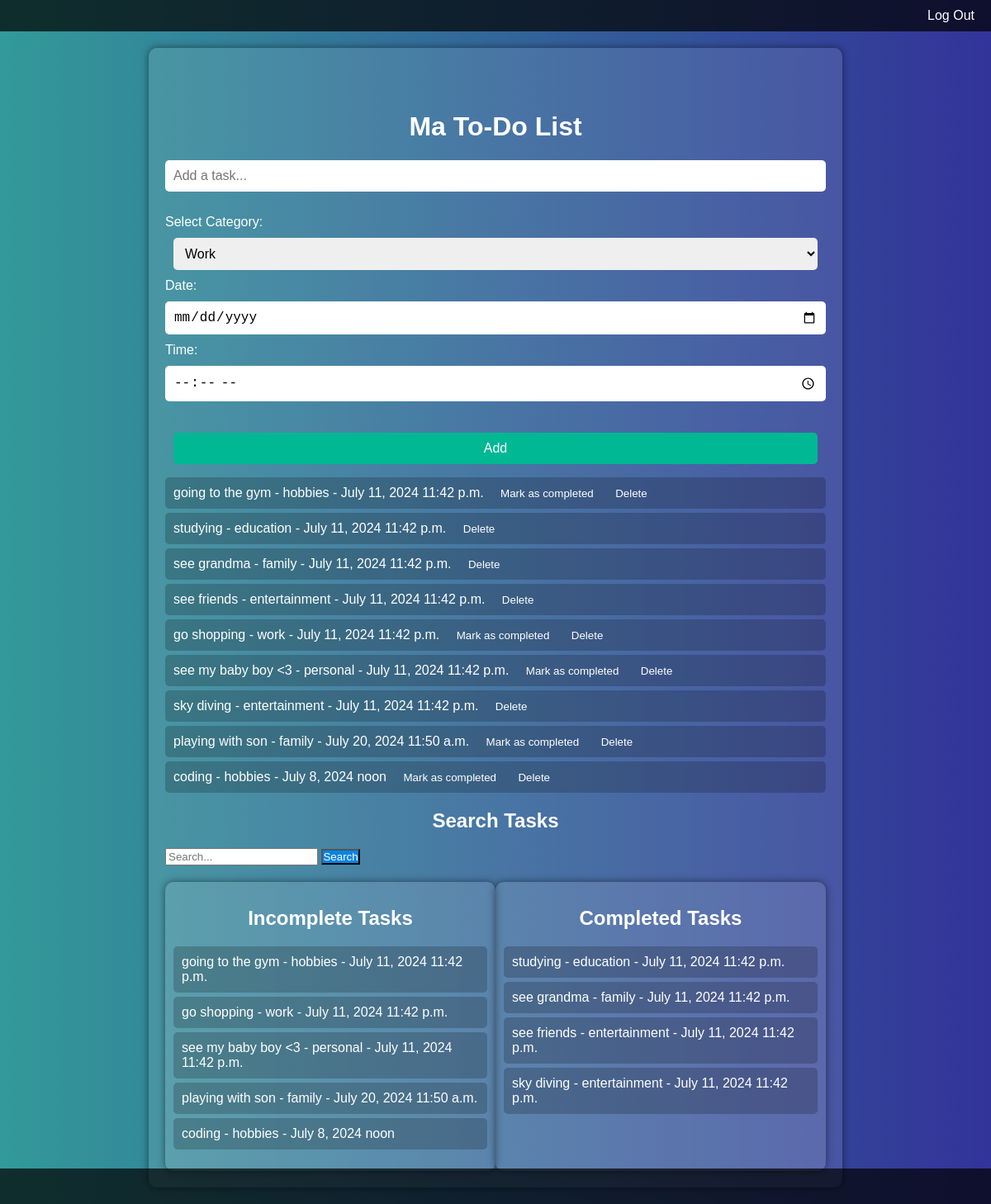
The page /main/ (signed in) on the database its author committed.
### webapp/models.py (models this page shows, shortened)
class Task(models.Model):
    CATEGORY_CHOICES = [
        ('work', 'Work'),
        ('personal', 'Personal'),
        ('shopping', 'Shopping'),
        ('family', 'Family'),
        ('hobbies', 'Hobbies'),
        ('education', 'Education'),
        ('entertainment', 'Entertainment'),
    ]
    title = models.CharField(max_length=255)
    category = models.CharField(max_length=50, choices=CATEGORY_CHOICES, default='work')
    completed = models.BooleanField(default=False)
    created_at = models.DateTimeField(auto_now_add=True)
    date = models.DateField(default=timezone.now)
    time = models.TimeField(default=timezone.now)

### webapp/views.py (the view)
# urls.py: path('main/', views.main, name='main'),
@login_required
def main(request):
    tasks = Task.objects.order_by('created_at')
    incomplete_tasks = Task.objects.filter(completed=False).order_by('created_at')
    completed_tasks = Task.objects.filter(completed=True).order_by('created_at')
    return render(request, 'main.html', {'tasks': tasks, 'incomplete_tasks': incomplete_tasks, 'completed_tasks': completed_tasks})

### webapp/templates/main.html (shortened to what this page needs)
{% load static %}
<!DOCTYPE html>
<html lang="en">
<head>
    <link href='https://cdn.jsdelivr.net/npm/fullcalendar@6.0.0/lib/main.css' rel='stylesheet' />
    <link rel="stylesheet" href="{% static 'main_styles.css' %}">
</head>
<header>
    <div class="logout-container">
        <a href='/login' id="logout">Log Out</a>
        </div>
</header>
<body>
    <div class="container">
        <br>
        <br>
        <h1>Ma To-Do List</h1>
        <div class="content">
            <div class="form-group">
                <form action="{% url 'add_task' %}" method="POST">
                    <input type="text" id="task" name="title" placeholder="Add a task..." required><br>
                    <div class="group">
                        <label for="category">Select Category:</label>
                        <select id="category" name="category" required>
                            <option value="work">Work</option>
                        </select>
                        <label for="date">Date:</label>
                        <input type="date" id="date-time" name="date" required>
                        <label for="time">Time:</label>
                        <input type="time" id="date-time" name="time" required><br>
                        <button type="submit" id="submit-btn">Add</button>
                    </div>
                </form>
            </div>
            <div class="task-list">
                <ul id="task-list">
                    {% for task in tasks %}
                        <li>
                            {{ task.title }} - {{ task.category }} - {{ task.date }} {{ task.time }}
                            {% if not task.completed %}
                                <form action="{% url 'complete_task' task.id %}" method="POST" style="display:inline;">
                                    <button type="submit">Mark as completed</button>
                                </form>
                            {% endif %}
                            <form action="{% url 'delete_task' task.id %}" method="POST" style="display:inline;">
                                <button type="submit">Delete</button>
                            </form>
                        </li>
                    {% endfor %}
                </ul>
            </div>
        </div>
    <div class="search_tasks">
        <h2>Search Tasks</h2>
        <form action="{% url 'search_tasks' %}" method="GET">
            <input type="text" name="q" id="q" placeholder="Search...">
            <button type="submit" id="search">Search</button>
    </div>
    <div class="task-status">
        <div class="incomplete_tasks">
            <h2>Incomplete Tasks</h2>
            <ul>
                {% for task in incomplete_tasks %}
                    <li>{{ task.title }} - {{ task.category }} - {{ task.date }} {{ task.time }}</li>
                {% endfor %}
            </ul>
        </div>
        <div class="completed_tasks">
            <h2>Completed Tasks</h2>
            <ul>
                {% for task in completed_tasks %}
                    <li>{{ task.title }} - {{ task.category }} - {{ task.date }} {{ task.time }}</li>
                {% endfor %}
            </ul>
        </div>
    </div>
</div>
</body>
<footer>
</footer>
</html>

### webapp/static/main_styles.css (style rules this page uses)
body { font-family: Arial, sans-serif; background: linear-gradient(to right, rgba(0, 128, 128, 0.8), rgba(0, 0, 128, 0.8)); color: #fff; margin: 0; padding: 0; display: flex; flex-direction: column; align-items: center; justify-content: center; min-height: 100vh; overflow-x: hidden; }
header { width: 100%; display: flex; justify-content: flex-end; padding: 10px; background: rgba(0, 0, 0, 0.7); }
.logout-container { margin-right: 20px; }
.logout-container a { color: #fff; text-decoration: none; font-size: 16px; }
.container { background: rgba(255, 255, 255, 0.1); padding: 20px; border-radius: 10px; box-shadow: 0 0 10px rgba(0, 0, 0, 0.5); width: 90%; max-width: 800px; margin-top: 20px; }
h1, h2 { text-align: center; }
.form-group input, .form-group select, .form-group button { display: block; width: calc(100% - 20px); margin: 10px auto; padding: 10px; border-radius: 5px; border: none; font-size: 16px; }
#submit-btn { background-color: #00b894; color: #fff; cursor: pointer; transition: background-color 0.3s; }
.task-list ul, .incomplete_tasks ul, .completed_tasks ul { list-style: none; padding: 0; }
.task-list li, .incomplete_tasks li, .completed_tasks li { background: rgba(0, 0, 0, 0.2); margin: 5px 0; padding: 10px; border-radius: 5px; }
.task-list button, .incomplete_tasks button, .completed_tasks button { background: none; border: none; color: #fff; cursor: pointer; margin-left: 10px; }
#search { background-color: #0984e3; color: #fff; cursor: pointer; transition: background-color 0.3s; padding: 0%; margin-right: 60%; }
.task-status { display: flex; justify-content: space-around; margin-top: 20px; }
.task-status .incomplete_tasks, .task-status .completed_tasks { flex: 1; background-color: rgba(255, 255, 255, 0.1); padding: 10px; border-radius: 10px; box-shadow: 0 0 10px rgba(0, 0, 0, 0.5); }
.task-status h2 { text-align: center; }
footer { position: fixed; bottom: 0; width: 100%; background-color: rgba(0, 0, 0, 0.7); color: #fff; text-align: center; padding: 10px 0; }

### rows shown on the page
Task: title "going to the gym", category "hobbies", date "July 11, 2024", time "11:42 p.m.", completed "Mark as completed"
Task: title "studying", category "education", date "July 11, 2024", time "11:42 p.m."
Task: title "see grandma", category "family", date "July 11, 2024", time "11:42 p.m."
Task: title "see friends", category "entertainment", date "July 11, 2024", time "11:42 p.m."
Task: title "go shopping", category "work", date "July 11, 2024", time "11:42 p.m.", completed "Mark as completed"
Task: title "see my baby boy <3", category "personal", date "July 11, 2024", time "11:42 p.m.", completed "Mark as completed"
Task: title "sky diving", category "entertainment", date "July 11, 2024", time "11:42 p.m."
Task: title "playing with son", category "family", date "July 20, 2024", time "11:50 a.m.", completed "Mark as completed"
Task: title "coding", category "hobbies", date "July 8, 2024", time "noon", completed "Mark as completed"
